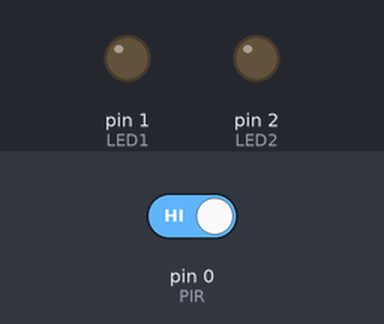
The sketch below on a simulated Arduino Uno, built with avr-gcc and run on an emulated ATmega328P. On the bench: output pins drawn as LEDs (lit = HIGH). The test bench sets the inputs (shaded band); at power-on: pin 0 (PIR) HIGH.

Above: at 1.2 s.
1.3 s: pin 0 (PIR) driven LOW
At 2.5 s:
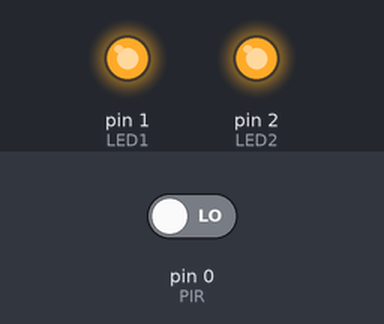
2.8 s: pin 0 (PIR) driven HIGH
At 3.7 s:
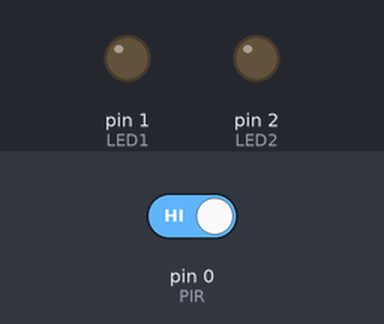
Timing chart, 0 to 5.8 s (numbered marks = the images above; inputs shaded):
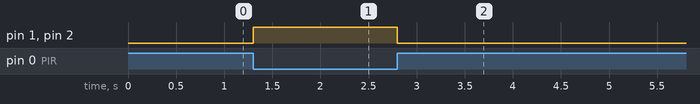

The sketch:

WallUSB_Tiny_Interrupt.ino
```cpp
#include "PinChangeInterrupt.h"

// Choose a valid PinChangeInterrupt pin of your Arduino board
#define PIR 0
#define LED1 1
#define LED2 2

void setup() {
  // set pin to input with a pullup, led to output
  pinMode(PIR, INPUT_PULLUP);
  pinMode(LED1, OUTPUT);
  pinMode(LED2, OUTPUT);
  attachPCINT(digitalPinToPCINT(PIR), blinkLed, CHANGE);
}

void blinkLed(void) {
  // Switch Led state
  digitalWrite(LED1, !digitalRead(LED1));
  digitalWrite(LED2, !digitalRead(LED2));
}

void loop() {
  // Nothing to do here
}
```

Measured:
- after the input at 1.3 s, pin 1 (LED1), pin 2 (LED2): LOW → HIGH at once
- after the input at 2.8 s, pin 1 (LED1), pin 2 (LED2): HIGH → LOW at once
